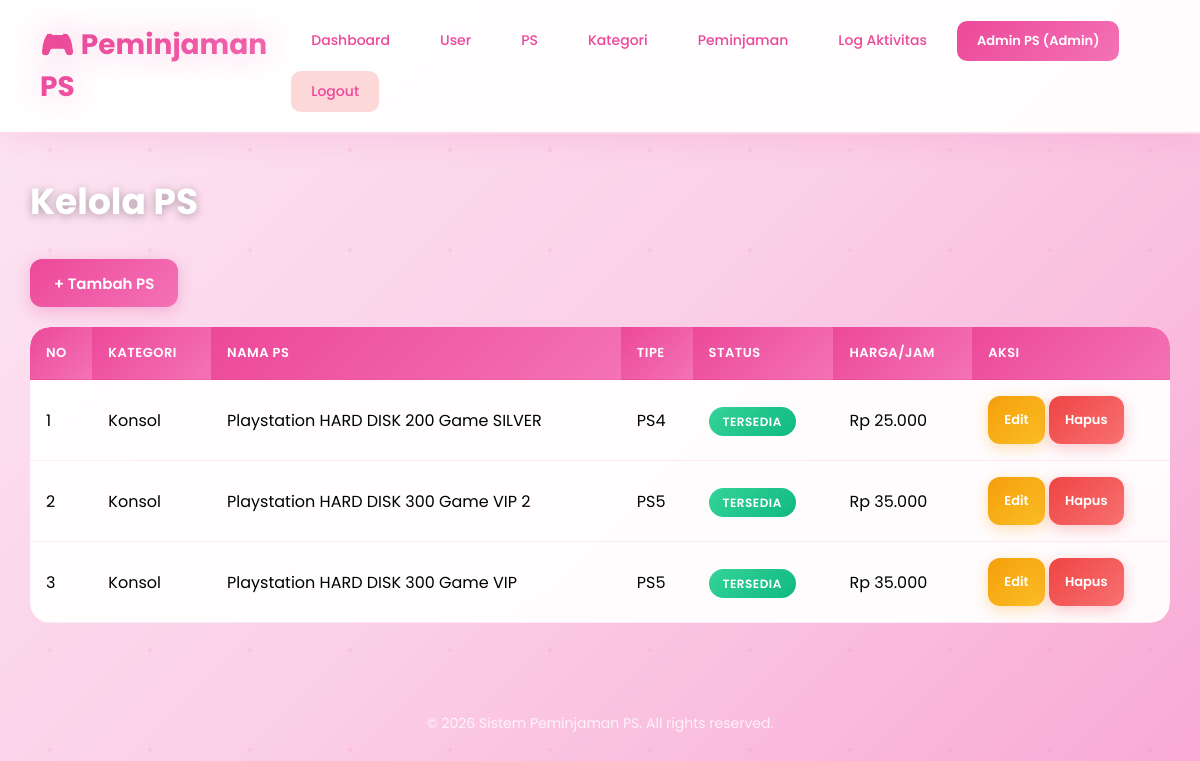
The page /index.php?page=ps&action=index (signed in) on the database its author committed.
### tables this page shows
CREATE TABLE `ps` (
  `id`           int(11)                        NOT NULL,
  `kategori_id`  int(11)                        DEFAULT NULL,
  `nama_ps`      varchar(100)                   NOT NULL,
  `tipe`         enum('PS3','PS4','PS5')         NOT NULL,
  `status`       enum('tersedia','dipinjam')     DEFAULT 'tersedia',
  `harga_per_jam` int(11)                       NOT NULL,
  `created_at`   timestamp                      NULL DEFAULT current_timestamp()
);

CREATE TABLE `kategori` (
  `kategori_id`   int(11)      NOT NULL,
  `nama_kategori` varchar(55)  NOT NULL,
  `deskripsi`     varchar(255) NOT NULL DEFAULT '',
  `created_at`    datetime     NOT NULL DEFAULT current_timestamp()
);

### config/Database.php (called while the page is built, shortened)
<?php
class Database {
    private $host     = "localhost";
    private $db_name  = "peminjaman_ps";
    private $username = "root";
    private $password = "";
    public function getConnection() {
        $this->conn = null;
        try {
            $this->conn = new PDO(
                "mysql:host={$this->host};dbname={$this->db_name};charset=utf8",
                $this->username,
                $this->password
            );
            $this->conn->setAttribute(PDO::ATTR_ERRMODE, PDO::ERRMODE_EXCEPTION);
        } catch (PDOException $e) {
            die("Koneksi database gagal: " . $e->getMessage());
        }
        return $this->conn;
    }
}

### models/PS.php (called while the page is built, shortened)
<?php
class PS {
    private $conn;
    private $table_name = "ps";
    public function __construct($db) {
        $this->conn = $db;
    }
    public function read() {
        $stmt = $this->conn->prepare(
            "SELECT p.*, k.nama_kategori FROM {$this->table_name} p
             LEFT JOIN kategori k ON p.kategori_id = k.kategori_id
             ORDER BY p.created_at DESC"
        );
        $stmt->execute();
        return $stmt;
    }
}

### views/ps/index.php (the view, shortened to what this page needs)
<?php require_once 'views/layouts/header.php'; ?>
<div class="content">
    <h1>Kelola PS</h1>
    <div style="margin-bottom:20px;">
        <a href="index.php?page=ps&action=create" class="btn">+ Tambah PS</a>
    </div>
    <div class="table-responsive">
    <table>
        <thead>
            <tr>
                <th>No</th>
                <th>Kategori</th>
                <th>Nama PS</th>
                <th>Tipe</th>
                <th>Status</th>
                <th>Harga/Jam</th>
                <th>Aksi</th>
            </tr>
        </thead>
        <tbody>
            <?php $no = 1; while ($row = $stmt->fetch(PDO::FETCH_ASSOC)): ?>
            <tr>
                <td><?php echo $no++; ?></td>
                <td><?php echo htmlspecialchars($row['nama_kategori'] ?? '-'); ?></td>
                <td><?php echo htmlspecialchars($row['nama_ps'] ?? ''); ?></td>
                <td><?php echo htmlspecialchars($row['tipe'] ?? ''); ?></td>
                <td>
                    <span class="badge badge-<?php echo $row['status']; ?>">
                        <?php echo ucfirst($row['status'] ?? ''); ?>
                    </span>
                </td>
                <td>Rp <?php echo number_format($row['harga_per_jam'], 0, ',', '.'); ?></td>
                <td>
                    <a href="index.php?page=ps&action=edit&id=<?php echo $row['id']; ?>" class="btn btn-warning btn-sm">Edit</a>
                    <?php if ($row['status'] === 'dipinjam'): ?>
                        <button class="btn btn-danger btn-sm" disabled style="opacity:0.4;cursor:not-allowed" title="Sedang dipinjam">Hapus</button>
                    <?php else: ?>
                        <a href="index.php?page=ps&action=delete&id=<?php echo $row['id']; ?>"
                           class="btn btn-danger btn-sm"
                           onclick="return confirm('Hapus PS <?php echo htmlspecialchars($row['nama_ps']); ?>?')">Hapus</a>
                    <?php endif; ?>
                </td>
            </tr>
            <?php endwhile; ?>
        </tbody>
    </table>
    </div>
</div>
<?php require_once 'views/layouts/footer.php'; ?>

### views/layouts/header.php (style rules this page uses)
* { margin: 0; padding: 0; box-sizing: border-box; }
body { font-family: 'Poppins', sans-serif; background: linear-gradient(135deg, #fce7f3 0%, #fbcfe8 50%, #f9a8d4 100%); min-height: 100vh; position: relative; }
body::before { content: ''; position: fixed; top: 0; left: 0; width: 100%; height: 100%; pointer-events: none; z-index: 0; }
.content { max-width: 1400px; margin: 40px auto; padding: 0 30px; position: relative; z-index: 1; }
.content h1 { color: white; font-size: 36px; font-weight: 700; margin-bottom: 30px; text-shadow: 0 2px 10px rgba(0,0,0,0.3); }
.btn { display: inline-flex; align-items: center; justify-content: center; gap: 8px; padding: 12px 24px; background: linear-gradient(135deg, #ec4899, #f472b6); color: white; text-decoration: none; border-radius: 12px; border: none; cursor: pointer; font-size: 15px; font-weight: 600; transition: all 0.3s ease; box-shadow: 0 4px 15px rgba(236,72,153,0.3); position: relative; overflow: hidden; min-height: 48px; white-space: nowrap; }
.btn::before { content: ''; position: absolute; top: 50%; left: 50%; width: 0; height: 0; border-radius: 50%; background: rgba(255,255,255,0.3); transform: translate(-50%, -50%); transition: width 0.6s, height 0.6s; }
.btn-danger { background: linear-gradient(135deg, #ef4444, #f87171); box-shadow: 0 4px 15px rgba(239,68,68,0.3); }
.btn-warning { background: linear-gradient(135deg, #f59e0b, #fbbf24); box-shadow: 0 4px 15px rgba(245,158,11,0.3); color: white; }
.btn-sm { padding: 8px 16px; font-size: 13px; }
table { width: 100%; background: rgba(255,255,255,0.95); backdrop-filter: blur(10px); border-collapse: collapse; box-shadow: 0 8px 32px rgba(0,0,0,0.3); border-radius: 20px; overflow: hidden; animation: fadeIn 0.5s ease; }
th, td { padding: 16px; text-align: left; border-bottom: 1px solid rgba(236,72,153,0.1); }
th { background: linear-gradient(135deg, #ec4899, #f472b6); color: white; font-weight: 600; text-transform: uppercase; font-size: 13px; letter-spacing: 0.5px; }
tr { transition: all 0.3s ease; }
.badge { padding: 6px 14px; border-radius: 20px; font-size: 12px; font-weight: 600; text-transform: uppercase; letter-spacing: 0.5px; }
.badge-tersedia { background: linear-gradient(135deg, #34d399, #10b981); color: white; }
.table-responsive { width: 100%; overflow-x: auto; -webkit-overflow-scrolling: touch; border-radius: 20px; }
.table-responsive table { min-width: 600px; }

### rows shown on the page
ps: kategori.nama_kategori "Konsol", nama_ps "Playstation HARD DISK 200 Game SILVER", tipe "PS4", status "TERSEDIA", harga_per_jam "25.000"
ps: kategori.nama_kategori "Konsol", nama_ps "Playstation HARD DISK 300 Game VIP 2", tipe "PS5", status "TERSEDIA", harga_per_jam "35.000"
ps: kategori.nama_kategori "Konsol", nama_ps "Playstation HARD DISK 300 Game VIP", tipe "PS5", status "TERSEDIA", harga_per_jam "35.000"

### other values the page prints
$_SESSION['nama'] "Admin PS"
$_SESSION['role'] "Admin"
